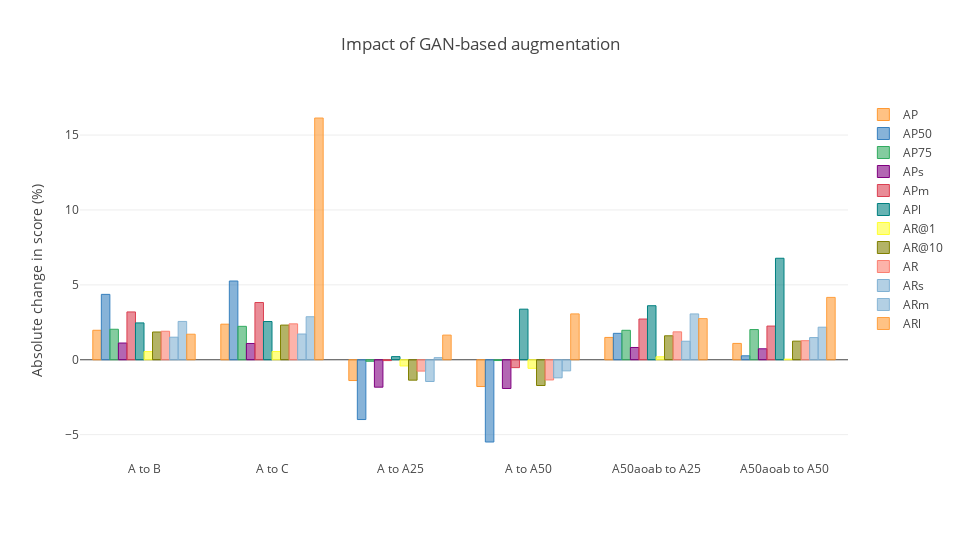

This figure's notebook cell:
### Code cell
layout = {
    "title": "Impact of GAN-based augmentation",
    "yaxis": {
        "title": "Absolute change in score (%)"
    },
    "width": 960,
    "height": 540
}
fig = df_combined.iplot(kind = "bar", y = ["AP", "AP50", "AP75", "APs", "APm", "APl", "AR@1", "AR@10", "AR", "ARs", "ARm", "ARl"], layout = layout, asFigure = True)
py.offline.iplot(fig, show_link = False, config = config)

### Figure 1 — Plotly figure (JSON) as saved in the notebook; plotly's stock layout.template omitted (floating-point values rounded to 4 significant figures)
{"data": [{"marker": {"color": "rgba(255, 153, 51, 0.6)", "line": {"color": "rgba(255, 153, 51, 1.0)", "width": 1}}, "name": "AP", "orientation": "v", "text": "", "type": "bar", "uid": "7396395b-f77a-45f2-8d8f-57b5eb4d562f", "x": ["A to B", "A to C", "A to A25", "A to A50", "A50aoab to A25", "A50aoab to A50"], "y": [1.968, 2.376, -1.386, -1.787, 1.491, 1.091]}, {"marker": {"color": "rgba(55, 128, 191, 0.6)", "line": {"color": "rgba(55, 128, 191, 1.0)", "width": 1}}, "name": "AP50", "orientation": "v", "text": "", "type": "bar", "uid": "355e20f8-4cf1-4dae-9197-d5af566de5ca", "x": ["A to B", "A to C", "A to A25", "A to A50", "A50aoab to A25", "A50aoab to A50"], "y": [4.366, 5.257, -3.989, -5.489, 1.764, 0.2647]}, {"marker": {"color": "rgba(50, 171, 96, 0.6)", "line": {"color": "rgba(50, 171, 96, 1.0)", "width": 1}}, "name": "AP75", "orientation": "v", "text": "", "type": "bar", "uid": "9fa09c7d-1b4c-40a2-9235-cdbbf1ab762b", "x": ["A to B", "A to C", "A to A25", "A to A50", "A50aoab to A25", "A50aoab to A50"], "y": [2.036, 2.232, -0.1008, -0.05147, 1.968, 2.017]}, {"marker": {"color": "rgba(128, 0, 128, 0.6)", "line": {"color": "rgba(128, 0, 128, 1.0)", "width": 1}}, "name": "APs", "orientation": "v", "text": "", "type": "bar", "uid": "0ac14c38-2c7e-420e-8ce0-0082afd7b7c9", "x": ["A to B", "A to C", "A to A25", "A to A50", "A50aoab to A25", "A50aoab to A50"], "y": [1.118, 1.088, -1.829, -1.917, 0.82, 0.7326]}, {"marker": {"color": "rgba(219, 64, 82, 0.6)", "line": {"color": "rgba(219, 64, 82, 1.0)", "width": 1}}, "name": "APm", "orientation": "v", "text": "", "type": "bar", "uid": "a145dc28-a49d-4c3a-bfb5-0450941a40e4", "x": ["A to B", "A to C", "A to A25", "A to A50", "A50aoab to A25", "A50aoab to A50"], "y": [3.192, 3.821, -0.05498, -0.5252, 2.72, 2.25]}, {"marker": {"color": "rgba(0, 128, 128, 0.6)", "line": {"color": "rgba(0, 128, 128, 1.0)", "width": 1}}, "name": "APl", "orientation": "v", "text": "", "type": "bar", "uid": "15db721a-bb35-4187-bd07-03e38eda3b4b", "x": ["A to B", "A to C", "A to A25", "A to A50", "A50aoab to A25", "A50aoab to A50"], "y": [2.461, 2.553, 0.2099, 3.378, 3.607, 6.776]}, {"marker": {"color": "rgba(255, 255, 51, 0.6)", "line": {"color": "rgba(255, 255, 51, 1.0)", "width": 1}}, "name": "AR@1", "orientation": "v", "text": "", "type": "bar", "uid": "28c0ced2-3f9c-4ef7-9747-c2382b7cab5c", "x": ["A to B", "A to C", "A to A25", "A to A50", "A50aoab to A25", "A50aoab to A50"], "y": [0.5475, 0.5499, -0.4121, -0.5715, 0.2003, 0.04092]}, {"marker": {"color": "rgba(128, 128, 0, 0.6)", "line": {"color": "rgba(128, 128, 0, 1.0)", "width": 1}}, "name": "AR@10", "orientation": "v", "text": "", "type": "bar", "uid": "a274113b-4e9e-4713-b4a1-38daa7624f7f", "x": ["A to B", "A to C", "A to A25", "A to A50", "A50aoab to A25", "A50aoab to A50"], "y": [1.854, 2.315, -1.361, -1.718, 1.6, 1.244]}, {"marker": {"color": "rgba(251, 128, 114, 0.6)", "line": {"color": "rgba(251, 128, 114, 1.0)", "width": 1}}, "name": "AR", "orientation": "v", "text": "", "type": "bar", "uid": "3aad1b8d-a276-448b-bc38-3708280332b5", "x": ["A to B", "A to C", "A to A25", "A to A50", "A50aoab to A25", "A50aoab to A50"], "y": [1.904, 2.398, -0.7555, -1.347, 1.864, 1.273]}, {"marker": {"color": "rgba(128, 177, 211, 0.6)", "line": {"color": "rgba(128, 177, 211, 1.0)", "width": 1}}, "name": "ARs", "orientation": "v", "text": "", "type": "bar", "uid": "90de27a9-6928-4c2f-b8f6-6c96bf467c81", "x": ["A to B", "A to C", "A to A25", "A to A50", "A50aoab to A25", "A50aoab to A50"], "y": [1.507, 1.718, -1.45, -1.206, 1.238, 1.481]}, {"marker": {"color": "rgba(128, 177, 211, 0.6)", "line": {"color": "rgba(128, 177, 211, 0.8999999999999999)", "width": 1}}, "name": "ARm", "orientation": "v", "text": "", "type": "bar", "uid": "4a5b4619-5e00-45cd-a170-0e27d7991f91", "x": ["A to B", "A to C", "A to A25", "A to A50", "A50aoab to A25", "A50aoab to A50"], "y": [2.559, 2.874, 0.1433, -0.7415, 3.06, 2.175]}, {"marker": {"color": "rgba(255, 153, 51, 0.6)", "line": {"color": "rgba(255, 153, 51, 0.8999999999999999)", "width": 1}}, "name": "ARl", "orientation": "v", "text": "", "type": "bar", "uid": "d3e58d57-7e93-47f0-88bf-ea303ef881f4", "x": ["A to B", "A to C", "A to A25", "A to A50", "A50aoab to A25", "A50aoab to A50"], "y": [1.707, 16.14, 1.648, 3.063, 2.748, 4.163]}], "layout": {"height": 540, "title": {"text": "Impact of GAN-based augmentation"}, "width": 960, "yaxis": {"title": {"text": "Absolute change in score (%)"}}}}
